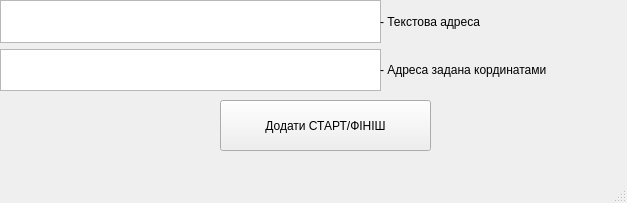
<?xml version="1.0" encoding="UTF-8"?>
<ui version="4.0">
 <class>MainWindow</class>
 <widget class="QMainWindow" name="MainWindow">
  <property name="geometry">
   <rect>
    <x>0</x>
    <y>0</y>
    <width>627</width>
    <height>203</height>
   </rect>
  </property>
  <property name="windowTitle">
   <string>MainWindow</string>
  </property>
  <widget class="QWidget" name="centralwidget">
   <widget class="QWidget" name="layoutWidget">
    <property name="geometry">
     <rect>
      <x>0</x>
      <y>0</y>
      <width>381</width>
      <height>91</height>
     </rect>
    </property>
    <layout class="QVBoxLayout" name="verticalLayout_3">
     <item>
      <widget class="QTextEdit" name="textEdit_text_adress_start_finish"/>
     </item>
     <item>
      <widget class="QTextEdit" name="textEdit_coordinates_address_start_finish"/>
     </item>
    </layout>
   </widget>
   <widget class="QWidget" name="layoutWidget_2">
    <property name="geometry">
     <rect>
      <x>380</x>
      <y>0</y>
      <width>241</width>
      <height>91</height>
     </rect>
    </property>
    <layout class="QVBoxLayout" name="verticalLayout_4">
     <item>
      <widget class="QLabel" name="label">
       <property name="text">
        <string>- Текстова адреса</string>
       </property>
      </widget>
     </item>
     <item>
      <widget class="QLabel" name="label_2">
       <property name="text">
        <string>- Адреса задана кординатами </string>
       </property>
      </widget>
     </item>
    </layout>
   </widget>
   <widget class="QPushButton" name="pushButton_add_start_finish">
    <property name="geometry">
     <rect>
      <x>220</x>
      <y>100</y>
      <width>211</width>
      <height>51</height>
     </rect>
    </property>
    <property name="text">
     <string>Додати СТАРТ/ФІНІШ</string>
    </property>
   </widget>
  </widget>
  <widget class="QMenuBar" name="menubar">
   <property name="geometry">
    <rect>
     <x>0</x>
     <y>0</y>
     <width>627</width>
     <height>26</height>
    </rect>
   </property>
  </widget>
  <widget class="QStatusBar" name="statusbar"/>
 </widget>
 <resources/>
 <connections/>
</ui>
